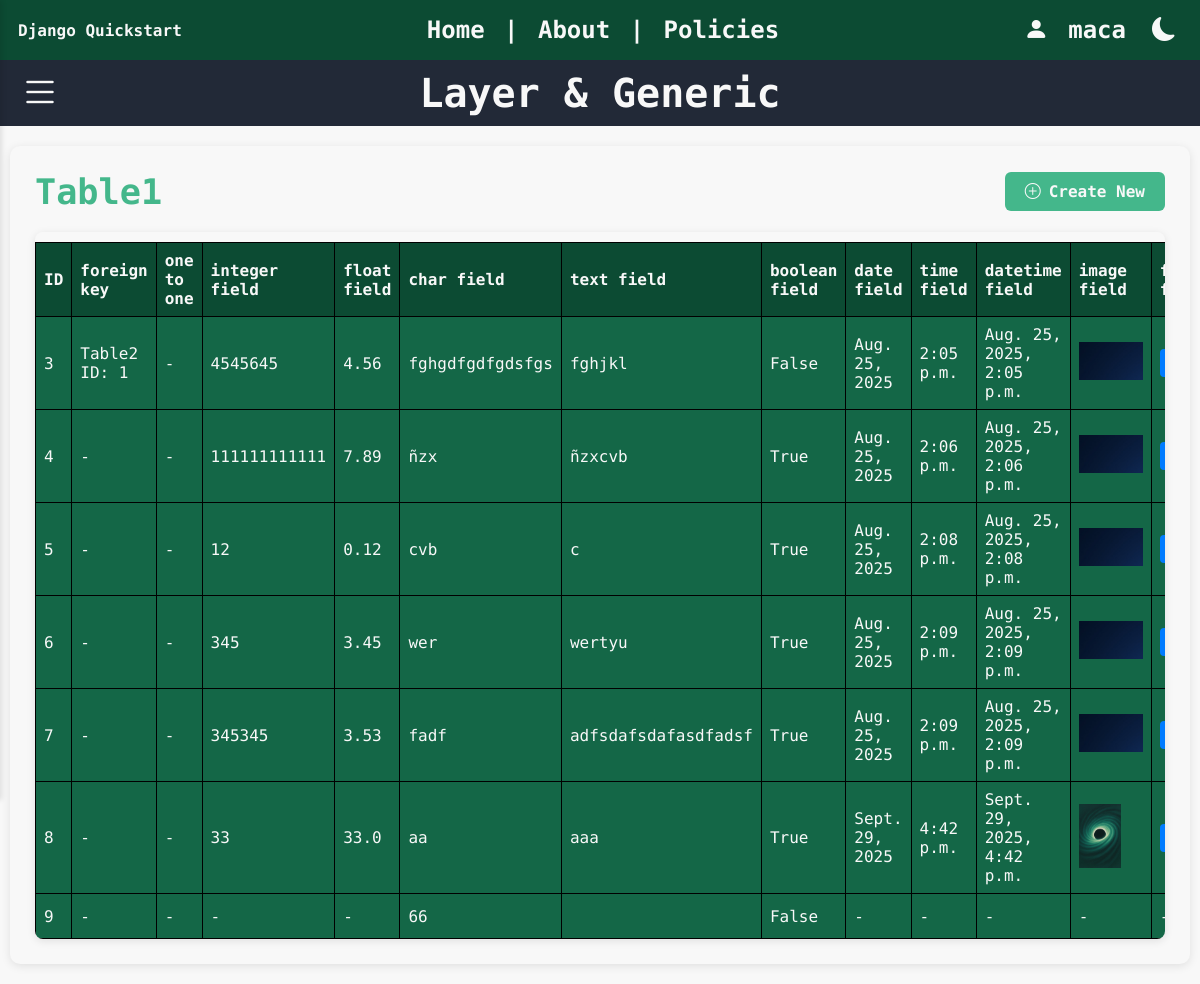
Page /layer_and_generic/ListView/ (signed in) on the committed database.
### rest/models.py (models this page shows, shortened)
class Table1(models.Model):
    foreign_key = models.ForeignKey(Table2, on_delete=models.CASCADE, related_name='table1_foreign', null=True, blank=True)
    one_to_one = models.OneToOneField(Table2, on_delete=models.CASCADE, related_name='table1_one', null=True, blank=True)
    many_to_many = models.ManyToManyField(Table3, related_name='table1_many', blank=True)
    integer_field = models.IntegerField(null=True, blank=True)      # Integer value (optional)
    float_field = models.FloatField(null=True, blank=True)          # Floating point number
    char_field = models.CharField(max_length=15)                    # Short text with max length
    text_field= models.TextField(blank=True)                        # Long text (optional)
    boolean_field = models.BooleanField(default=False)              # True or False
    date_field = models.DateField(null=True, blank=True)           # Date only
    time_field = models.TimeField(null=True, blank=True)           # Time only
    datetime_field = models.DateTimeField(null=True, blank=True)   # Full date and time
    image_field = models.ImageField(upload_to='images/', null=True, blank=True)  # For image files
    file_field = models.FileField(upload_to='files/', null=True, blank=True)     # For general files

### layer_and_generic/views.py (the view)
# urls.py: path("ListView/", Table1ListView.as_view(), name="list"),
class Table1ListView(BaseTableListView):
    model = Table1
    service = Table1Service
    def get_url_names(self):
        return {
            "list_url": "list",
            "detail_url": "detail",
            "create_url": "create",
            "update_url": "update",
            "delete_url": "delete",
        }

### json_app/context_processors.py (called while the page is built)
def dark_mode_context(request):
    return {'dark_mode': request.session.get('dark_mode', False)}

### json_app/templatetags/dark_mode_tags.py (called while the page is built)
@register.inclusion_tag('json_app/_dark_mode_button.html', takes_context=True)
def dark_mode_button(context):
    return {
        'dark_mode': context.get('dark_mode', False)
    }

### layer_and_generic/repositories.py (called while the page is built)
    @classmethod
    def get_all(cls):
        return cls.model.objects.all()

    @classmethod
    def get_all(cls):
        return cls.model.objects.select_related(
            "foreign_key", "one_to_one"
        ).prefetch_related("many_to_many")

### layer_and_generic/services.py (called while the page is built)
def get_dashboard_data():
    return {
        "table1_count": Table1Repository.get_all().count(),
        "table2_count": Table2Repository.get_all().count(),
        "table3_count": Table3Repository.get_all().count(),
    }

    @classmethod
    def list(cls):
        return cls.repository.get_all()

### layer_and_generic/views.py (called while the page is built)
    def get_context_data(self, **kwargs):
        context = super().get_context_data(**kwargs)
        context["table_name"] = self.get_table_name()
        context.update(self.get_url_names())
        dashboard_data = get_dashboard_data()
        context["total_table1"] = dashboard_data["table1_count"]
        context["total_table2"] = dashboard_data["table2_count"]
        context["total_table3"] = dashboard_data["table3_count"]
        return context

    def get_table_name(self):
        return self.model.__name__

    def get_queryset(self):
        return self.service.list().order_by("id")

    def get_context_data(self, **kwargs):
        context = super().get_context_data(**kwargs)
        object_list = []
        for obj in context["object_list"]:
            object_data = {
                "id": obj.id,
                "fields": self.service.get_field_data(obj),
                "object": obj,  # Keep original object for URLs
            }
            object_list.append(object_data)
        context["object_list"] = object_list
        return context

### rest/models.py (called while the page is built)
    def __str__(self):
        return f"Table2 ID: {self.id}"

### layer_and_generic/templates/Generic_templates/table.html (shortened to what this page needs)
{% extends 'LAG/base.html' %}
{% block body %}
<div class="table-content">
    <div class="table-header">
        <div class="table-title-section">
            <span class="table-title">{{ table_name }}</span>
            <a href="{% url create_url %}" class="create-button">
                <i class="bi bi-plus-circle"></i> Create New
            </a>
        </div>
    </div>
    <div class="table-container">
        <table class="crud-table">
            <thead>
                <tr>
                    <th>ID</th>
                    {% if object_list %}
                        {% for field in object_list.0.fields %}
                            <th>{{ field.name }}</th>
                        {% endfor %}
                    {% endif %}
                </tr>
            </thead>
            <tbody>
                {% for object in object_list %}
                <tr>
                    <td>{{ object.id }}</td>
                    {% for field in object.fields %}
                        <td>
                            {% if field.value != '-' %}
                                {% with val=field.value|stringformat:'s' %}
                                    {% if '.jpg' in val|lower or '.jpeg' in val|lower or '.png' in val|lower or '.gif' in val|lower or '.webp' in val|lower or '.bmp' in val|lower or '.svg' in val|lower %}
                                        <img src="{{ val }}" alt="{{ field.name }}" style="max-width:64px; max-height:64px;">
                                    {% elif 'media' in val %}
                                        <a href="{{ val }}" download class="action-btn edit-btn" title="Download">
                                        </a>
                                    {% else %}
                                        {{ field.value }}
                                    {% endif %}
                                {% endwith %}
                            {% else %}
                                {{ field.value }}
                            {% endif %}
                        </td>
                    {% endfor %}
                </tr>
                {% empty %}
                <tr>
                    <td colspan="100%" class="no-records">No records found</td>
                </tr>
                {% endfor %}
            </tbody>
        </table>
    </div>
</div>
{% endblock %}

### layer_and_generic/templates/LAG/base.html (shortened to what this page needs)
{% load static %}
{% load dark_mode_tags %}
<!DOCTYPE html>
<html lang="en"{% if dark_mode %} data-theme="dark"{% endif %}>
    <head>
        <link rel="stylesheet" href="https://cdn.jsdelivr.net/npm/bootstrap-icons@1.13.1/font/bootstrap-icons.min.css">
        <link rel="stylesheet" href="{% static 'css/sidebar.css' %}">
        <link rel="stylesheet" href="{% static 'css/style.css' %}">
        <link rel="stylesheet" href="{% static 'css/dark_mode.css' %}">
    </head>
    <body>
        {% if user.is_authenticated %}
            <nav class="navbar">
                <div class="navbar-left">Django Quickstart</div>
                <div class="navbar-center">
                    <a href="{% url 'home_layer_and_generic' %}">Home</a> |
                    <a href="/pages/about/">About</a> |
                    <a href="/pages/policies/">Policies</a>
                </div>
                <div class="navbar-right">
                    <i class="bi bi-person-fill"></i>
                    <div class="user-dropdown">
                        <span>{{ user.username }}</span>
                    </div>
                    <span>{% dark_mode_button %}</span>
                </div>
            </nav>
            <div class="lag_app_title">
                <div class="sidebar-toggle">
                    <i class="bi bi-list"></i>
                </div>
                <span>Layer & Generic</span>
            </div>
        {% endif %}
        <div class="content-wrapper">
            {% block body %}{% endblock %}
        </div>
    </body>
</html>

### static/css/sidebar.css (style rules this page uses)
.table-content { background: var(--white-color); border-radius: 10px; padding: 25px; margin: 20px 10px 20px 10px; box-shadow: 0 2px 10px rgba(0, 0, 0, 0.1); }
.table-header { margin-bottom: 20px; }
.table-title-section { display: flex; justify-content: space-between; align-items: center; flex-wrap: wrap; gap: 15px; }
.table-title { font-size: 2.2em; color: var(--green-body); font-weight: bold; }
.create-button { background-color: var(--green-body); color: var(--white-color); padding: 10px 20px; border-radius: 6px; text-decoration: none; font-weight: 600; transition: background-color 0.3s ease, transform 0.2s ease; display: inline-flex; align-items: center; gap: 8px; }
.crud-table { border-collapse: collapse; width: 100%; margin-top: 10px; }
.crud-table th, .crud-table td { border: 1px solid #000000; font-weight: 100; font-size: 1em; padding: 8px; text-align: left; }
.crud-table th { background-color: #0C4B33; font-weight: 900; color: var(--white-color); }
.crud-table td { background-color: #188058; color: var(--white-color); }
.crud-table img { max-width: 100px; max-height: 100px; }
.crud-table a { color: var(--white-color); }
.action-btn { padding: 6px 10px; border: none; border-radius: 4px; cursor: pointer; text-decoration: none; color: white; font-size: 0.9em; transition: all 0.3s ease; display: inline-flex; align-items: center; }
.edit-btn { background-color: #007bff; }

### static/css/style.css (style rules this page uses)
:root { --dark-color: #181D27; --white-color: #F8F8F8; --green-body: #44B78B; --padding: 10px; --font-: 'Jersey 10', sans-serif; --font-small: "Kode Mono", monospace; }
body { font-family: var(--font-small); margin: 0px; font-weight: bolder; }
.navbar { display: flex; align-items: center; justify-content: space-between; padding: 0.5% 1.5%; }
.navbar-left { font-weight: bolder; font-size: 1em; }
.navbar-center { font-size: 1.5em; flex: 1; text-align: center; }
.navbar-center a { text-decoration: none; margin: 0 5px; }
.navbar-right { display: flex; font-size: 1.5em; align-items: center; gap: 10px; }
.user-dropdown { position: relative; display: inline-block; color: var(--white-color); padding: 10px; cursor: pointer; }
.table-container { overflow-x: auto; border-radius: 8px; box-shadow: 0 2px 8px rgba(0, 0, 0, 0.1); }
table.crud-table { border-collapse: collapse; color: var(--white-color); font-family: var(--font-small); width: 100%; margin-top: 10px; }
table.crud-table th, table.crud-table td { border: 1px solid #000000; font-weight: 100; font-size: 1em; padding: 8px; text-align: left; }
table.crud-table th { background-color: #0C4B33; font-weight: 900; }
table.crud-table td { background-color: #146747; }
table.crud-table img { max-width: 100%; max-height: 100%; }
table.crud-table a { color: var(--white-color); }
.lag_app_title { font-size: 2.5em; background-color: var(--dark-color); color: var(--white-color); padding: 10px; display: flex; align-items: center; justify-content: center; position: relative; }
.lag_app_title .sidebar-toggle { position: absolute; left: 20px; font-size: 1em; display: flex; align-items: center; cursor: pointer; transition: transform 0.3s ease; }
.lag_app_title span { flex: 1; text-align: center; }

### static/css/dark_mode.css (style rules this page uses)
:root { --back-color: #F8F8F8; --text-color: #181D27; --dark-color: #222937; --green-dark: #0C4B33; --green-text:#008854; --grey: #3a3a3a; }
body { background-color: var(--back-color); transition: background-color 0.3s ease, color 0.3s ease; }
.navbar, .nav-bar { color: #F8F8F8; background-color: var(--green-dark); }
.navbar a { color: #F8F8F8; }

### rows in the picture
Table1: id "3", value "Table2 ID: 1" "4545645" "4.56" "fghgdfgdfgdsfgs" "fghjkl" "False" "Aug. 25, 2025" "2:05 p.m." "Aug. 25, 2025, 2:05 p.m.", value "-"
Table1: id "4", value "-" "-", value "111111111111" "7.89" "ñzx" "ñzxcvb" "True" "Aug. 25, 2025" "2:06 p.m." "Aug. 25, 2025, 2:06 p.m."
Table1: id "5", value "-" "-", value "12" "0.12" "cvb" "c" "True" "Aug. 25, 2025" "2:08 p.m." "Aug. 25, 2025, 2:08 p.m."
Table1: id "6", value "-" "-", value "345" "3.45" "wer" "wertyu" "True" "Aug. 25, 2025" "2:09 p.m." "Aug. 25, 2025, 2:09 p.m."
Table1: id "7", value "-" "-", value "345345" "3.53" "fadf" "adfsdafsdafasdfadsf" "True" "Aug. 25, 2025" "2:09 p.m." "Aug. 25, 2025, 2:09 p.m."
Table1: id "8", value "-" "-", value "33" "33.0" "aa" "aaa" "True" "Sept. 29, 2025" "4:42 p.m." "Sept. 29, 2025, 4:42 p.m."
Table1: id "9", value "-" "-" "-" "-" "-" "-" "-" "-", value "66" "False"

### other values in the picture
{{ user.username }} "maca"
{{ table_name }} "Table1"
{{ field.name }} "foreign key" "one to one" "integer field" "float field" "char field" "text field" "boolean field" "date field" "time field" "datetime field" "image field"
